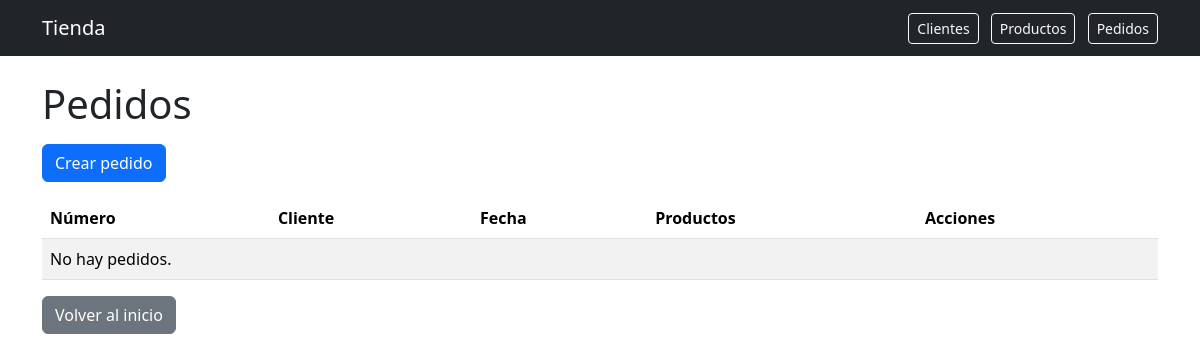
Page /pedidos/ on the earlier database version.
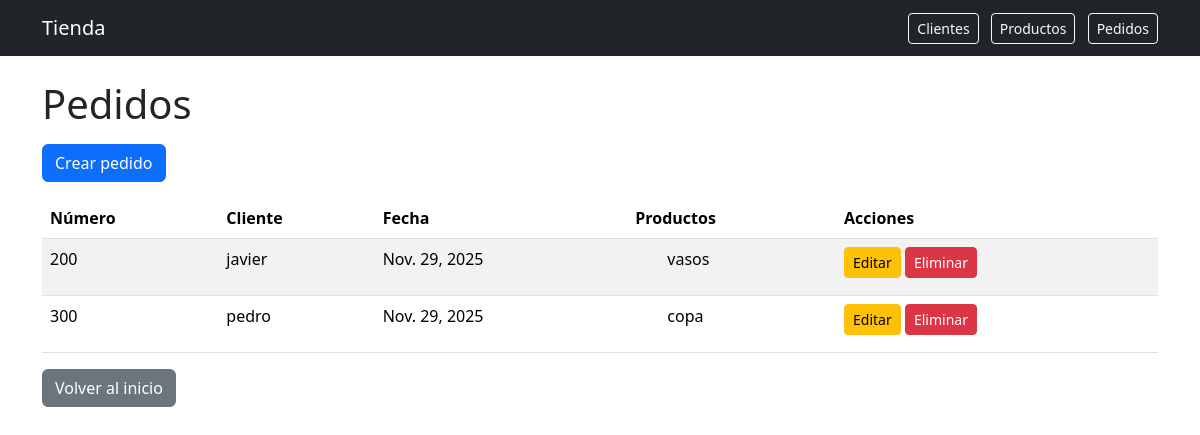
Same page on the later database version.
### productos/models.py (models this page shows, shortened)
class Pedido(models.Model):
    cliente = models.ForeignKey(
        Cliente,
        on_delete=models.CASCADE,
        related_name='pedidos'
    )  # uno a muchos: un cliente tiene muchos pedidos
    productos = models.ManyToManyField(
        Producto,
        related_name='pedidos'
    )  # muchos a muchos: un pedido tiene muchos productos
    fecha = models.DateField(auto_now_add=True)
    numero = models.CharField(max_length=20, unique=True)

class Cliente(models.Model):
    nombre = models.CharField(max_length=100)
    correo = models.EmailField(blank=True)

class Producto(models.Model):
    nombre = models.CharField(max_length=100)
    precio = models.DecimalField(max_digits=10, decimal_places=2)
    cantidad = models.IntegerField()
    descripcion = models.TextField(blank=True, null=True)

### productos/views.py (the view)
# urls.py: path('pedidos/', PedidoListView.as_view(), name='pedido_list'),
class PedidoListView(ListView):
    model = Pedido
    template_name = 'pedidos/pedido_list.html'

### productos/templates/pedidos/pedido_list.html (shortened to what this page needs)
{% extends "base.html" %}
{% block content %}
<h1 class="mb-3">Pedidos</h1>
<a href="{% url 'pedido_create' %}" class="btn btn-primary mb-3">Crear pedido</a>
<table class="table table-striped">
  <thead>
    <tr>
      <th>Número</th>
      <th>Cliente</th>
      <th>Fecha</th>
      <th>Productos</th>
      <th>Acciones</th>
    </tr>
  </thead>
  <tbody>
    {% for pedido in object_list %}
      <tr>
        <td>{{ pedido.numero }}</td>
        <td>{{ pedido.cliente.nombre }}</td>
        <td>{{ pedido.fecha }}</td>
        <td>
          <ul class="mb-0">
            {% for producto in pedido.productos.all %}
              <p>{{ producto.nombre }}</p>
            {% endfor %}
          </ul>
        </td>
        <td>
          <a href="{% url 'pedido_update' pedido.pk %}" class="btn btn-sm btn-warning">Editar</a>
          <a href="{% url 'pedido_delete' pedido.pk %}" class="btn btn-sm btn-danger">Eliminar</a>
        </td>
      </tr>
    {% empty %}
      <tr>
        <td colspan="5">No hay pedidos.</td>
      </tr>
    {% endfor %}
  </tbody>
</table>
<a href="{% url 'home' %}" class="btn btn-secondary">Volver al inicio</a>
{% endblock %}

### productos/templates/base.html (shortened to what this page needs)
<!DOCTYPE html>
<html lang="es">
<head>
  <link
    href="https://cdn.jsdelivr.net/npm/bootstrap@5.3.3/dist/css/bootstrap.min.css"
    rel="stylesheet"
  >
</head>
<body>
  <nav class="navbar navbar-expand-lg navbar-dark bg-dark mb-4">
    <div class="container">
      <a class="navbar-brand" href="{% url 'home' %}">Tienda</a>
      <div>
        <a class="btn btn-outline-light btn-sm me-2" href="{% url 'cliente_list' %}">Clientes</a>
        <a class="btn btn-outline-light btn-sm me-2" href="{% url 'producto_list' %}">Productos</a>
        <a class="btn btn-outline-light btn-sm" href="{% url 'pedido_list' %}">Pedidos</a>
      </div>
    </div>
  </nav>
  <div class="container">
    {% block content %}{% endblock %}
  </div>
</body>
</html>

Differences in the rows shown:
added Pedido: numero "200", cliente.nombre "javier", fecha "Nov. 29, 2025"
added Producto: nombre "vasos", shown under "200"
added Pedido: numero "300", cliente.nombre "pedro", fecha "Nov. 29, 2025"
added Producto: nombre "copa", shown under "300"
Other differences:
text no longer shown: "No hay pedidos."
